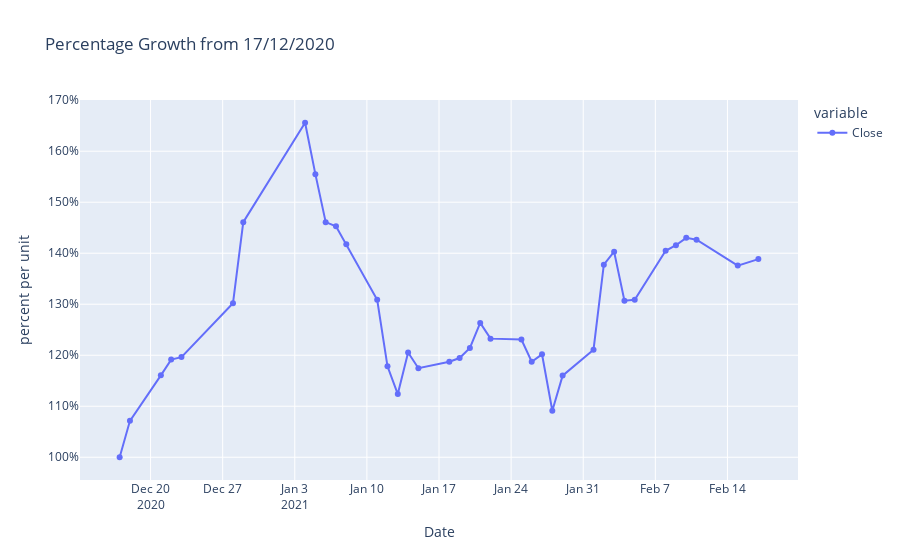

The code cell stored with this chart in its notebook:
### Code cell
getPercentageGrowth('ACEN', 'Philippines', '17/12/2020', '17/2/2021')

### Figure 1 — Plotly figure (JSON) as saved in the notebook; plotly's stock layout.template omitted (floating-point values rounded to 4 significant figures)
{"data": [{"hovertemplate": "variable=Close<br>Date=%{x}<br>value=%{y}<extra></extra>", "legendgroup": "Close", "line": {"color": "#636efa", "dash": "solid"}, "mode": "lines+markers", "name": "Close", "orientation": "v", "showlegend": true, "type": "scatter", "x": ["2020-12-17T00:00:00", "2020-12-18T00:00:00", "2020-12-21T00:00:00", "2020-12-22T00:00:00", "2020-12-23T00:00:00", "2020-12-28T00:00:00", "2020-12-29T00:00:00", "2021-01-04T00:00:00", "2021-01-05T00:00:00", "2021-01-06T00:00:00", "2021-01-07T00:00:00", "2021-01-08T00:00:00", "2021-01-11T00:00:00", "2021-01-12T00:00:00", "2021-01-13T00:00:00", "2021-01-14T00:00:00", "2021-01-15T00:00:00", "2021-01-18T00:00:00", "2021-01-19T00:00:00", "2021-01-20T00:00:00", "2021-01-21T00:00:00", "2021-01-22T00:00:00", "2021-01-25T00:00:00", "2021-01-26T00:00:00", "2021-01-27T00:00:00", "2021-01-28T00:00:00", "2021-01-29T00:00:00", "2021-02-01T00:00:00", "2021-02-02T00:00:00", "2021-02-03T00:00:00", "2021-02-04T00:00:00", "2021-02-05T00:00:00", "2021-02-08T00:00:00", "2021-02-09T00:00:00", "2021-02-10T00:00:00", "2021-02-11T00:00:00", "2021-02-15T00:00:00", "2021-02-17T00:00:00"], "xaxis": "x", "y": [100, 107.1, 116.1, 119.1, 119.6, 130.2, 146.1, 165.6, 155.5, 146.1, 145.3, 141.7, 130.9, 117.8, 112.4, 120.5, 117.5, 118.7, 119.4, 121.4, 126.3, 123.3, 123.1, 118.7, 120.2, 109.1, 116.0, 121.1, 137.8, 140.3, 130.7, 130.9, 140.5, 141.6, 143.0, 142.6, 137.6, 138.8], "yaxis": "y"}], "layout": {"legend": {"title": {"text": "variable"}, "tracegroupgap": 0}, "showlegend": true, "title": {"text": "Percentage Growth from 17/12/2020"}, "xaxis": {"anchor": "y", "domain": [0, 1], "title": {"text": "Date"}}, "yaxis": {"anchor": "x", "domain": [0, 1], "ticksuffix": "%", "title": {"text": "percent per unit"}, "type": "linear"}}}
